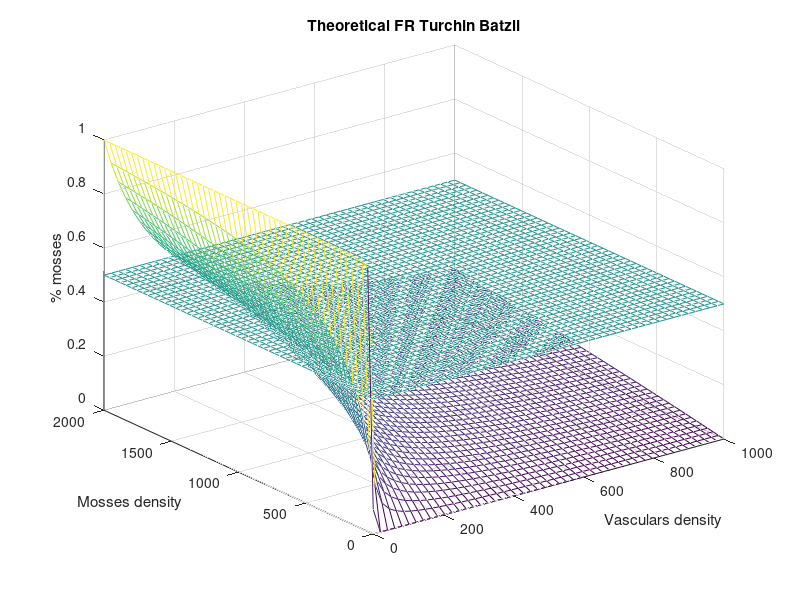

Here is the MATLAB script that generated this plot:
%%% Theoretical prediction

%%% Parameters
%%% Looks like this could be a type II ref w.r.t brown, w.r.t. collared this is likelty to be a synchrony effect...
n1=linspace(0.1,1000,50); % vasculars
n2=linspace(0.1,2000,50); % mosses
alpha = 0.1; % 0.1 to 1
A = 15;
B = 70;

%%% Functional response 
[x,y]=meshgrid(n1,n2); % x vasculars
Ne_vasculars=A*x./(x+alpha*y+B); 
Ne_moss = alpha*A*y./(x+alpha*y+B); 

percent_coll_theor = Ne_moss./(Ne_moss+Ne_vasculars);
mesh(n1,n2,percent_coll_theor)
mesh(n1,n2,0.5*ones(50,50))
xlabel('Vasculars density')
ylabel('Mosses density')
zlabel('% mosses')
title('Theoretical FR Turchin Batzli')
hold on
%colormap hot
mesh(n1,n2,percent_coll_theor)
hidden off
hold off


